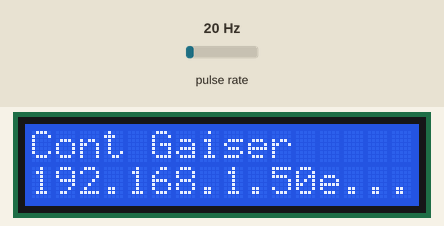
The sketch below on a simulated Arduino Uno, built with avr-gcc and run on an emulated ATmega328P. On the bench: 16×2 character LCD. Wiring (inferred from the names in the program): pulse sensor: data pin 3. The inputs (shaded band) are chosen by the test bench; at power-on: pulse rate 20 Hz. WiFi joins after 1.5 s; servers stay silent unless stated; what the sketch prints to the serial monitor is not drawn.

Above: at 1.7 s.
At 4.8 s:
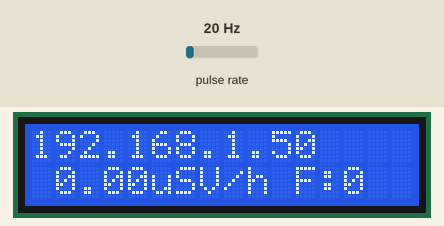
4.9 s: pulse rate (sensor on pin 3) set to 50 Hz
7.9 s: pulse rate (sensor on pin 3) set to 4 Hz
9.4 s: pulse rate (sensor on pin 3) set to 100 Hz
At 9.91 s:
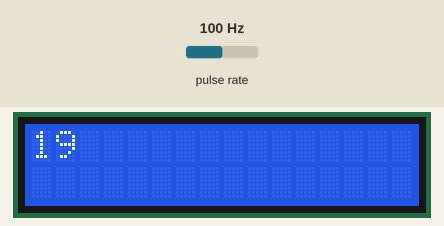
Timing chart, 0 to 12.4 s (numbered marks = the images above; inputs shaded):
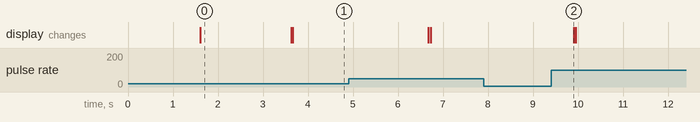

The sketch:

MSTemp02.ino
```cpp
#include <Wire.h>
#include <LiquidCrystal_I2C.h>
#include <SPI.h>
#include <Ethernet.h>

// for DHT11,
//      VCC: 5V or 3V
//      GND: GND
//      DATA: 2
// Conversion factor - CPM to uSV/h
#define CONV_FACTOR 0.0793
#define PORT 80
//#define PORT 443
//#define url "https://maurinsoft.com.br"
#define url "192.168.100.5/wp-json/Geiser/v1/registro.php"


const int GEIGER_COUNTER_PIN = 3;

// Variables
long count = 0;
long countPerMinute = 0;
float usvh = 0.0;
long timePreviousMeassure = 0;


LiquidCrystal_I2C lcd(0x27,16,2);  // set the LCD address to 0x27 for a 16 chars and 2 line display

float temperature = 0;
float humidity = 0;
byte data[40] = {0};
static char disp[10];
static char disp2[10];

// Enter a MAC address for your controller below.
// Newer Ethernet shields have a MAC address printed on a sticker on the shield
byte mac[] = { 0xDE, 0xAD, 0xBE, 0xEF, 0xFE, 0xED };


// Set the static IP address to use if the DHCP fails to assign
IPAddress ip(192, 168, 100, 177);
IPAddress myDns(192, 168, 100, 1);

// Initialize the Ethernet client library
// with the IP address and port of the URL
// that you want to connect to (port 80 is default for HTTP):
//EthernetClient client;

// Variables to measure the speed
unsigned long beginMicros, endMicros;
unsigned long byteCount = 0;
bool printWebData = true;  // set to false for better speed measurement

void start_Serial()
{
  Serial.begin(115200);
}

void start_Geiser()
{

  // Init pins
  pinMode(GEIGER_COUNTER_PIN, INPUT);
  attachInterrupt(digitalPinToInterrupt(GEIGER_COUNTER_PIN), tick, FALLING); //define external interrupts
  Serial.println("Init arduino geiger counter");

}
void start_Ethernet()
{
  // Define the MAC address, IP address and DNS server address
  //byte mac[] = {0xDE, 0xAD, 0xBE, 0xEF, 0xFE, 0xED};
  //IPAddress ip(192, 168, 1, 177);
  //IPAddress myDns(8, 8, 8, 8);

  // Start the Ethernet connection:
  Serial.println("Initialize Ethernet with DHCP:");
  if (Ethernet.begin(mac) == 0) {
    Serial.println("Failed to configure Ethernet using DHCP");
    // Check for Ethernet hardware present
    if (Ethernet.hardwareStatus() == EthernetNoHardware) {
      Serial.println("Ethernet shield was not found.  Sorry, can't run without hardware. :(");
      while (true) {
        delay(1); // do nothing, no point running without Ethernet hardware
      }
    }
    if (Ethernet.linkStatus() == LinkOFF) {
      Serial.println("Ethernet cable is not connected.");
    }
    // try to configure using IP address instead of DHCP:
    Ethernet.begin(mac, ip, myDns);
  } else {
    Serial.print("  DHCP assigned IP ");
    Serial.println(Ethernet.localIP());
    lcd.setCursor(0,1);
    lcd.print(Ethernet.localIP());
    delay(2000);
  }
}

void start_LCD()
{
  lcd.init();                      // initialize the lcd
  // Print a message to the LCD.
  lcd.backlight();
  lcd.setCursor(0,0);
  lcd.print("Cont Gaiser");
  lcd.setCursor(0,1);
  lcd.print("Buscando Rede...");
  start_Ethernet();
}

void setup() {
  start_Serial();

  start_LCD();
  start_Geiser();

}

void writeLCD()
{
  lcd.clear();
  char aux[16];
  memset(aux, 0, sizeof(aux));
  memset(disp,0,sizeof(disp));
  memset(disp,0,sizeof(disp2));
  lcd.setCursor(0,0);
  lcd.print(Ethernet.localIP());

  memset(aux, 0, sizeof(aux));
  memset(disp,0,sizeof(disp));
  memset(disp,0,sizeof(disp2));
  lcd.setCursor(0,1);
  sprintf(aux,"%suSV/h F:%d",dtostrf(usvh,5,2,disp),countPerMinute);
  lcd.print(aux);
  //lcd.printstr("1234");
  Serial.print("Display:");
  Serial.println(aux);


}

void readGeiser()
{
  if (millis() - timePreviousMeassure > 10000){
    countPerMinute = 6 * count;
    usvh = countPerMinute * CONV_FACTOR;
    timePreviousMeassure = millis();
    Serial.print("cpm=");
    Serial.print(countPerMinute, DEC);
    Serial.print(";");
    Serial.print("uSv/h=");
    Serial.println(usvh, 4);
    count = 0;
  }
}

void WriteSite()
{
  // Cria uma instância do objeto EthernetClient para estabelecer a conexão
  EthernetClient client;
  // give the Ethernet shield a second to initialize:
  delay(1000);
  Serial.print("connecting to ");
  Serial.print(url);
  Serial.println("...");
  //if (client.connect(server, httpsPort)) {
  // if you get a connection, report back via serial:
  if (client.connect(url, PORT)) {
    Serial.print("connected to ");
    Serial.println(client.remoteIP());
/*
    // Cabeçalho HTTP
    client.println("POST /endpoint HTTP/1.1");
    client.println("Host: api.exemplo.com");
    client.println("Content-Type: application/json");
    client.println("Connection: close");
    client.print("Content-Length: ");
    client.println(strlen(json));
*/
    // Make a HTTP POST request:
    client.println("POST /wp-json/Geiser/v1/registro.php HTTP/1.1");
    client.print("Host: ");
    client.println(url);
    client.println("Content-Type: application/json");
    client.println("Connection: close");
    client.print("usvh: ");
    client.println(usvh);
    client.print("temp: ");
    client.println(temperature);
    client.print("hum: ");
    client.println(humidity);


    // Calculate the content length
    String jsonBody = String("{\"usvh\":") + String(usvh) + String(",\"temp\":") + String(temperature) + String(",\"hum\":") + String(humidity) + String("}");
    client.print("Content-Length: ");
    client.println(jsonBody.length());

    client.println(); // Required empty line before the body
    client.print(jsonBody);
    client.println();
    client.stop();
  } else {
    // if you didn't get a connection to the server:
    Serial.println("connection failed");
  }
  beginMicros = micros();

}


void writeSerial()
{

  Serial.print("Temperatura:");
  Serial.println((float)temperature);
  delay(200);
  Serial.print("Humidade:");
  Serial.println((float)humidity);
  delay(200);
  Serial.print("CPM:");
  Serial.println( countPerMinute);
  delay(200);
  Serial.print("uSVH:");
  Serial.println(usvh);
  delay(200);
}

void loop() {
  // start working...
  readGeiser();
  writeLCD();
  WriteSite(); /*Grava dados no site */
  writeSerial();
  delay(1000);
}

void tick() {
  Serial.println("t;");
  detachInterrupt(0);
  count++;
  while(digitalRead(GEIGER_COUNTER_PIN) == 0){
  }
  attachInterrupt(0, tick, FALLING);
}
```

Measured:
- after the input at 7.9 s, every drawn part: stays the same
- after the input at 9.4 s, the display: changes after 0.51 s (image 2)
- what the display in image 0 shows lasts 2.0 s, from 1.6 s to 3.6 s
